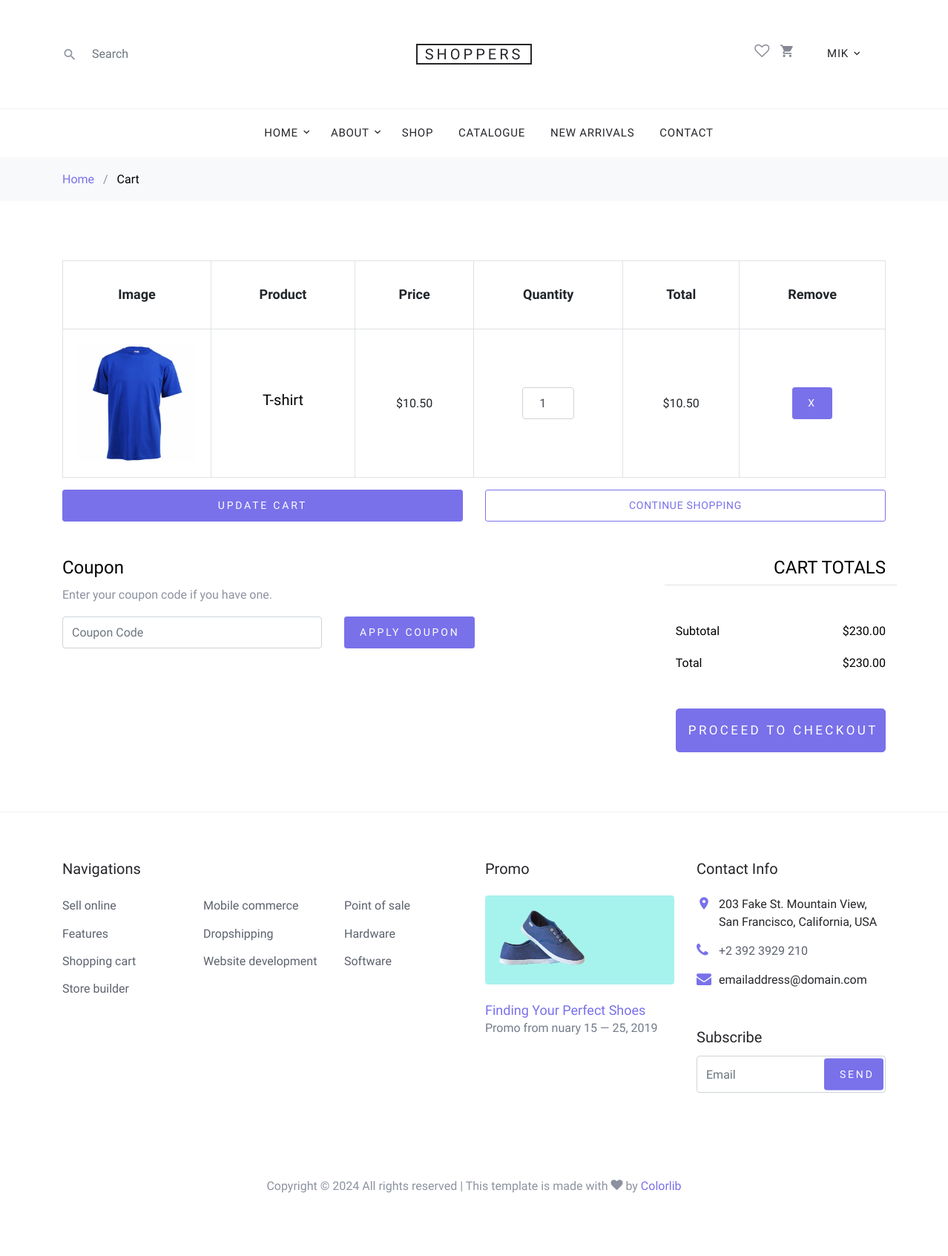
/cart/ (signed in), run on an earlier commit of the app's database.
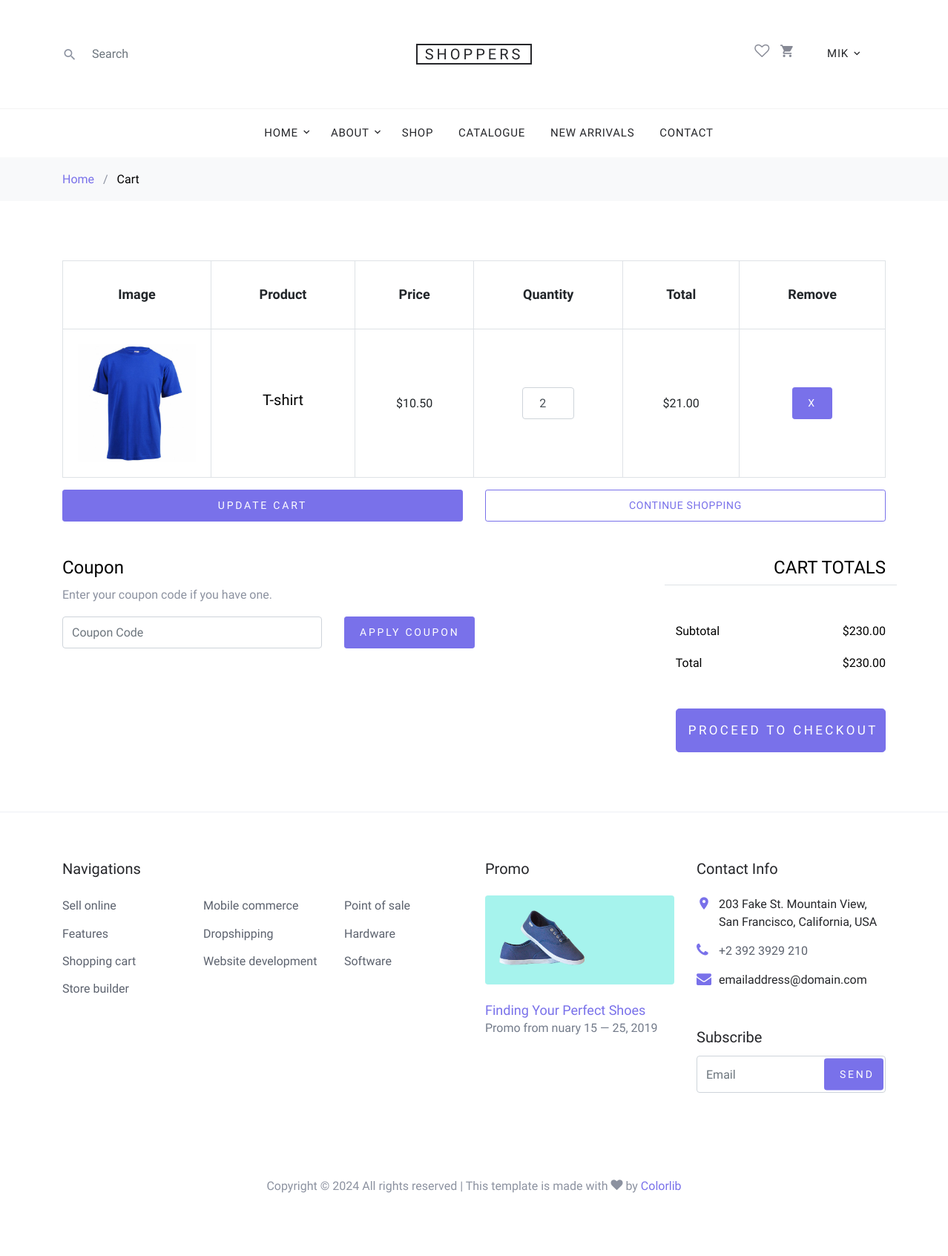
And on a later commit of the database.
### base/models.py (models this page shows, shortened)
class OrderItem(models.Model):
    order = models.ForeignKey(Order, on_delete=models.CASCADE, related_name='items')
    item = models.ForeignKey(Item, on_delete=models.CASCADE)
    quantity = models.PositiveIntegerField(default=1)
    total_price = models.PositiveIntegerField(default=1)

class Item(models.Model):
    name = models.CharField(max_length=255)
    description = models.TextField(blank=True)
    price = models.DecimalField(max_digits=10, decimal_places=2)
    category = models.ForeignKey(Category, on_delete=models.CASCADE)
    size = models.CharField(max_length=10)
    color = models.CharField(max_length=50, blank=True)
    image = models.ImageField(upload_to='item_images/', blank=True, null=True)
    created_at = models.DateTimeField(auto_now_add=True)
    updated_at = models.DateTimeField(auto_now=True)

### base/views.py (the view)
# urls.py: path('cart/', views.cart, name='cart'),
@login_required(login_url='login')
def cart(request):
    user_order = Order.objects.filter(user=request.user).first()
    if user_order:
        order_items = user_order.items.all()
        for order_item in order_items:
            order_item.total_price = order_item.quantity * order_item.item.price
    else:
        order_items = []
    context = {'order_items': order_items}
    return render(request, 'base/cart.html', context)

### base/templates/base/cart.html (shortened to what the changed rows need)
{% extends 'main.html' %}
{% load static %}
{% block content %}
<div class="site-wrap">
    <div class="site-section">
        <div class="container">
            <div class="row mb-5">
                <form class="col-md-12" method="post" action="{% url 'update_cart' %}">
                    <div class="site-blocks-table">
                        <table class="table table-bordered">
                            <thead>
                            <tr>
                                <th class="product-thumbnail">Image</th>
                                <th class="product-name">Product</th>
                                <th class="product-price">Price</th>
                                <th class="product-quantity">Quantity</th>
                                <th class="product-total">Total</th>
                                <th class="product-remove">Remove</th>
                            </tr>
                            </thead>
                            <tbody>
                            {% for order_item in order_items %}
                            <tr>
                                <td class="product-thumbnail">
                                    <img src="{{ order_item.item.image.url }}" alt="Image" class="img-fluid">
                                </td>
                                <td class="product-name">
                                    <h2 class="h5 text-black">{{ order_item.item.name }}</h2>
                                </td>
                                <td>${{ order_item.item.price }}</td>
                                <td>
                                    <input type="number" name="quantity_{{ order_item.id }}"
                                           class="form-control text-center"
                                           style="max-width: 70px; display: inline-block;"
                                           value="{{ order_item.quantity }}" min="1">
                                </td>
                                <td>${{ order_item.total_price|floatformat:2 }}</td>
                                <td>
                                    <button class="btn btn-primary btn-sm" name="remove_item"
                                            value="{{ order_item.id }}" type="submit">X
                                    </button>
                                </td>
                            </tr>
                            {% endfor %}
                            </tbody>
                        </table>
                    </div>
                </form>
            </div>
        </div>
    </div>
</div>
{% endblock content %}

What changed in the data, as far as the page shows it:
changed OrderItem "T-shirt": quantity "1" → "2"; total_price "10.50" → "21.00"
